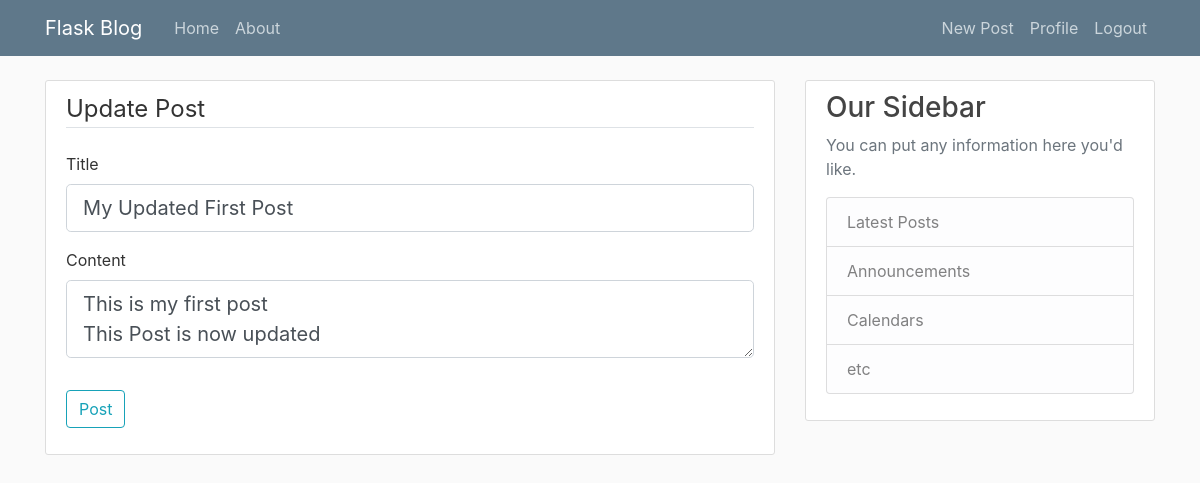
Screenshot of /post/1/update (signed in) with the database file from the repository.
### flask_blog/models.py (models this page shows, shortened)
class Post(db.Model):
    id = db.Column(db.Integer, primary_key=True)
    title = db.Column(db.String(100), nullable=False)
    date_posted = db.Column(db.DateTime, nullable=False, default = datetime.utcnow)
    content = db.Column(db.Text, nullable=False)
    user_id = db.Column(db.Integer, db.ForeignKey('user.id'), nullable=False)

### flask_blog/posts/routes.py (the view)
@login_required
@posts.route('/post/<int:post_id>/update', methods=['GET', 'POST'])
def update_post(post_id):
    post = Post.query.get_or_404(post_id)
    if post.author != current_user:
        abort(403)
    form = PostForm()
    if form.validate_on_submit():
        post.title = form.title.data
        post.content = form.content.data
        db.session.commit()
        flash('Your post has been updated!!', category="success")
        return redirect(url_for('posts.post', post_id=post.id))
    if request.method == "GET":
        form.title.data = post.title
        form.content.data = post.content
    return render_template('create_new.html', title="Update Post",
                           form=form, legend="Update Post")

### flask_blog/posts/forms.py
class PostForm(FlaskForm):
    title = StringField(label="Title", validators=[DataRequired()])
    content = TextAreaField(label="Content", validators=[DataRequired()])
    submit = SubmitField(label="Post")

### flask_blog/models.py (called while the page is built)
@login_manager.user_loader
def load_user(user_id):
    return User.query.get(int(user_id))

### flask_blog/templates/create_new.html (shortened to what this page needs)
{% extends 'layout.html' %}
{% block content %}
    <div class="content-section">
        <form method="POST">
            <fieldset class="form-group">
                <legend class="border-bottom mb-4">{{ legend }}</legend>
                <div class="form-group">
                    {{ form.title.label(class="form-control-label") }}
                    {% if form.title.errors %}
                        {{ form.title(class="form-control form-control-lg is-invalid") }}
                        <div class="invalid-feedback">
                            {% for error in form.title.errors %}
                                <span>{{ error }}</span>
                            {% endfor %}
                        </div>
                    {% else %}
                        {{ form.title(class="form-control form-control-lg") }}
                    {% endif %}
                </div>
                <div class="form-group">
                    {{ form.content.label(class="form-control-label") }}
                    {% if form.content.errors %}
                        {{ form.content(class="form-control form-control-lg is-invalid") }}
                        <div class="invalid-feedback">
                            {% for error in form.content.errors %}
                                <span>{{ error }}</span>
                            {% endfor %}
                        </div>
                    {% else %}
                        {{ form.content(class="form-control form-control-lg") }}
                    {% endif %}
                </div>
            </fieldset>
            <div class="form-group">
                {{ form.submit(class='btn btn-outline-info') }}
            </div>
        </form>
    </div>
{% endblock content %}

### flask_blog/static/main.css (style rules this page uses)
body { background: #fafafa; color: #333333; margin-top: 5rem; }
.content-section { background: #ffffff; padding: 10px 20px; border: 1px solid #dddddd; border-radius: 3px; margin-bottom: 20px; }

### rows the page displays
Post: title "My Updated First Post", content "This is my first post This Post is now updated"

### other values shown
{{ legend }} "Update Post"
